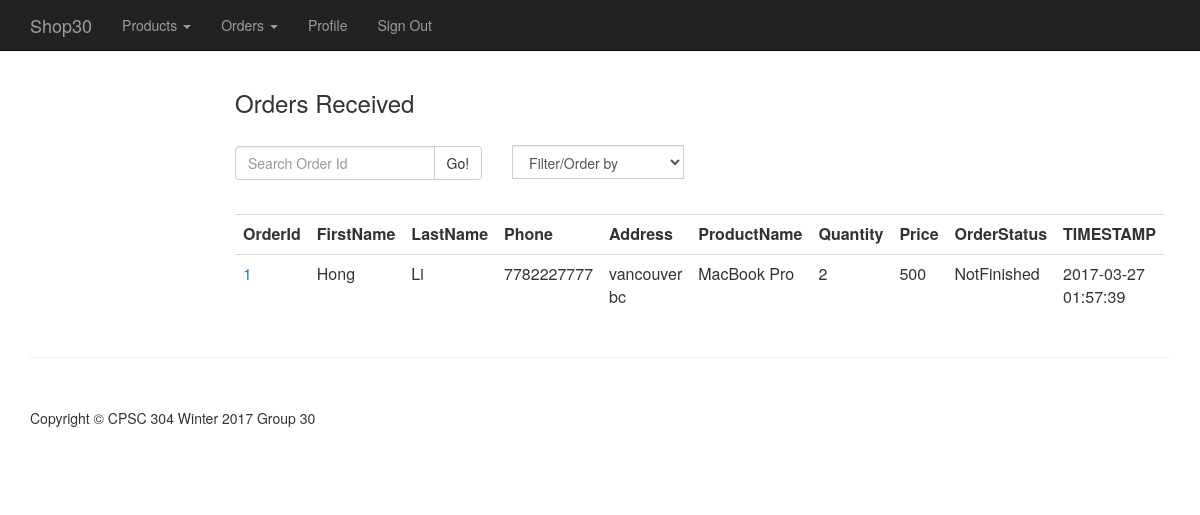
/frontend/php/orderReceived.php (signed in), run on an earlier commit of the app's database.
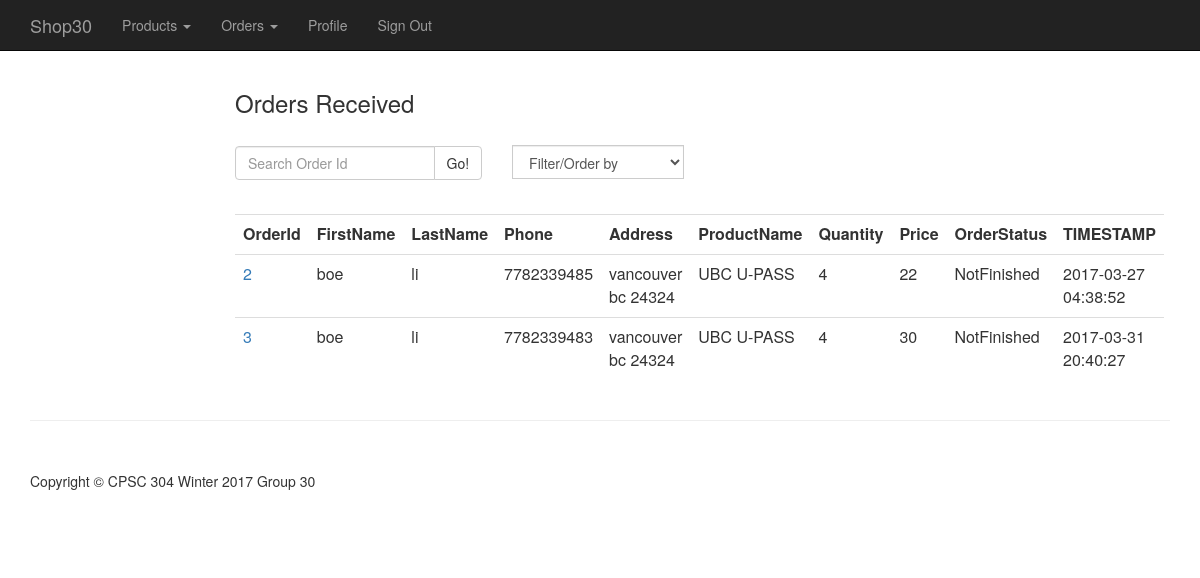
And on a later commit of the database.
### tables this page shows
CREATE TABLE `Orders` (
  `OrderId` int(11) NOT NULL,
  `BuyerId` int(11) DEFAULT NULL,
  `ShopName` char(15) DEFAULT NULL,
  `ProductId` int(11) NOT NULL,
  `Quantity` int(11) NOT NULL,
  `Price` float NOT NULL,
  `Type` tinyint(1) DEFAULT NULL,
  `OrderStatus` tinyint(1) DEFAULT NULL,
  `TIMESTAMP` timestamp NOT NULL DEFAULT CURRENT_TIMESTAMP ON UPDATE CURRENT_TIMESTAMP,
  `CardId` int(11) DEFAULT NULL
);

CREATE TABLE `Person` (
  `PersonId` int(11) NOT NULL,
  `Phone` bigint(10) NOT NULL,
  `Password` varchar(50) NOT NULL,
  `Address` varchar(50) NOT NULL,
  `FirstName` varchar(15) NOT NULL,
  `LastName` varchar(15) NOT NULL,
  `Email` varchar(50) NOT NULL,
  `TimeStamp` timestamp NOT NULL DEFAULT CURRENT_TIMESTAMP ON UPDATE CURRENT_TIMESTAMP
);

CREATE TABLE `Products` (
  `ProductId` int(11) NOT NULL,
  `ProductName` char(50) NOT NULL,
  `ProductDescription` char(100) DEFAULT NULL
);

### backend/core.inc.php (called while the page is built, shortened)
<?php
function getPersonId(){
	return $_SESSION['PersonId'];
}
?>

### frontend/php/parts/orderReceivedBody.php (the view, shortened to what this page needs)
<div class="container">
<div class="col-md-7 col-md-offset-2">
  <h3> Orders Received </h3>
  <br>
  <div class="row">
  <form action = "../php/orderReceived.php" method = "get">
  <div class="col-sm-5">
    <div class="input-group">
      <input  type="text" class="form-control" name="OrderId" placeholder="Search Order Id">
      <span class="input-group-btn">
        <button class="btn btn-default" type="submit">Go!</button>
      </span>
    </div>
  </div>
  </form>
  <form action = "../php/orderReceived.php" method = "get" id="report_filter">
  <div class="col-sm-5">
    <div class="input-group">
      <select name="filter" class="form-control" onchange="document.getElementById('report_filter').submit();"
      style="bottom: 15px;">
        <option value="0">Filter/Order by</option>
      </select>
    </div>
  </div>
</form>
</div>
<br>
<table class="table table-hover">
  <tr>
    <th> OrderId </th>
    <th> FirstName </th>
	<th> LastName </th>
	<th> Phone </th>
	<th> Address </th>
	<th> ProductName </th>
	<th> Quantity </th>
	<th> Price </th>
	<th> OrderStatus </th>
	<th> TIMESTAMP </th>
  </tr>
<?php
    $PersonId = getPersonId();
    $sql0 = "SELECT ShopName FROM Retailers WHERE PersonId=$PersonId";
    $result0=mysqli_query($con,$sql0);
    $row0=mysqli_fetch_array($result0, MYSQLI_ASSOC);
    $ShopName = $row0["ShopName"];
    $sql="SELECT o.OrderId, p.FirstName,p.LastName,p.Phone,p.Address,pd.ProductName,o.Quantity,o.Price,o.OrderStatus,o.TIMESTAMP
          FROM Orders o, Person p, Products pd
          WHERE o.BuyerId = p.PersonId AND o.ShopName LIKE '$ShopName' AND pd.ProductId = o.ProductId
	        GROUP BY o.OrderId, o.OrderStatus";
if ($result=mysqli_query($con,$sql))
  {
  while ($row=mysqli_fetch_array($result, MYSQLI_ASSOC)) {
  echo ("
  <tr>
  <td><a href='../php/viewOrders.php?id=$row[OrderId]&status=$row[OrderStatus]'> $row[OrderId] </a></td> ");
  echo ("
    <td>$row[FirstName] </td>
    <td>$row[LastName] </td>
	<td>$row[Phone] </td>
	<td>$row[Address] </td>
	<td>$row[ProductName] </td>
	<td>$row[Quantity] </td>
	<td>$row[Price] </td>
	");
	 if ($row['OrderStatus'] == 0) {
    echo "<td> NotFinished </td>";
  } else {
    echo "<td> Finished </td>";
  }
  echo("
	<td>$row[TIMESTAMP] </td>
  </tr>");
}
}
 ?>
 </table>
 </div>
 </div>

What changed in the data, as far as the page shows it:
removed orders: OrderId "1", BuyerId.FirstName "Hong", BuyerId.LastName "Li", BuyerId.Phone "7782227777", BuyerId.Address "vancouver bc", ProductId.ProductName "MacBook Pro", Quantity "2", Price "500", OrderStatus "NotFinished", TIMESTAMP "2017-03-27 01:57:39"
added orders: OrderId "2", BuyerId.FirstName "boe", BuyerId.LastName "li", BuyerId.Phone "7782339485", BuyerId.Address "vancouver bc 24324", ProductId.ProductName "UBC U-PASS", Quantity "4", Price "22", OrderStatus "NotFinished", TIMESTAMP "2017-03-27 04:38:52"
added orders: OrderId "3", BuyerId.FirstName "boe", BuyerId.LastName "li", BuyerId.Phone "7782339483", BuyerId.Address "vancouver bc 24324", ProductId.ProductName "UBC U-PASS", Quantity "4", Price "30", OrderStatus "NotFinished", TIMESTAMP "2017-03-31 20:40:27"
